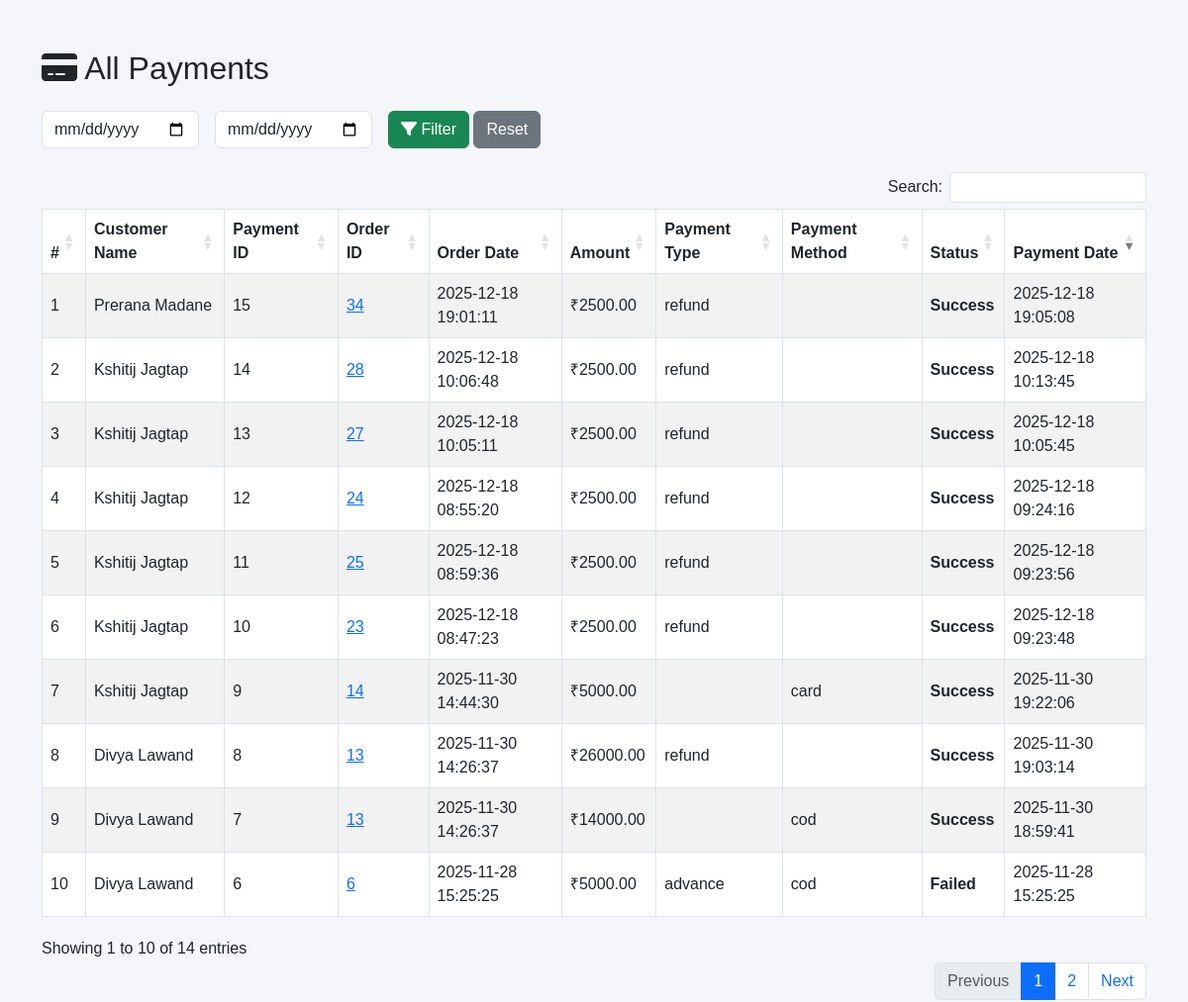
The page /payments.php on the database its author committed.
### tables this page shows
CREATE TABLE `payment` (
  `payment_id` int(11) NOT NULL,
  `order_id` int(11) DEFAULT NULL,
  `user_id` int(11) DEFAULT NULL,
  `amount` decimal(10,2) DEFAULT NULL,
  `payment_type` enum('advance','final','refund') DEFAULT NULL,
  `payment_method` enum('upi','card','netbanking','cod') DEFAULT NULL,
  `payment_status` enum('success','failed','pending') DEFAULT 'success',
  `transaction_date` timestamp NOT NULL DEFAULT current_timestamp(),
  `razorpay_order_id` varchar(255) DEFAULT NULL,
  `razorpay_payment_id` varchar(255) DEFAULT NULL,
  `charges_for` enum('advance','final','late_fee','damage_fee') DEFAULT 'advance'
);

CREATE TABLE `users` (
  `user_id` int(11) NOT NULL,
  `full_name` varchar(100) DEFAULT NULL,
  `email` varchar(100) DEFAULT NULL,
  `mobile` varchar(15) DEFAULT NULL,
  `password` varchar(255) DEFAULT NULL,
  `address` text DEFAULT NULL,
  `created_at` timestamp NOT NULL DEFAULT current_timestamp()
);

CREATE TABLE `orders` (
  `order_id` int(11) NOT NULL,
  `user_id` int(11) DEFAULT NULL,
  `order_date` timestamp NOT NULL DEFAULT current_timestamp(),
  `order_status` enum('pending','confirmed','processing','delivered','returned','cancelled') DEFAULT 'pending',
  `delivery_date` date DEFAULT NULL,
  `return_due_date` date DEFAULT NULL,
  `cancellation_deadline` timestamp NULL DEFAULT NULL,
  `total_rent_amount` decimal(10,2) DEFAULT NULL,
  `total_deposit` decimal(10,2) DEFAULT NULL,
  `advance_amount` decimal(10,2) DEFAULT NULL,
  `final_amount` decimal(10,2) DEFAULT NULL,
  `late_fee` decimal(10,2) DEFAULT 0.00,
  `damage_fee` decimal(10,2) DEFAULT 0.00,
  `refund_amount` decimal(10,2) DEFAULT 0.00,
  `total_amount_payable` decimal(10,2) DEFAULT NULL,
  `delivered_at` datetime DEFAULT NULL,
  `returned_at` datetime DEFAULT NULL,
  `final_payment_status` enum('pending','paid') DEFAULT 'pending',
  `is_overdue` tinyint(1) DEFAULT 0,
  `payment_status` enum('pending','paid') DEFAULT 'pending',
  `payment_method` varchar(20) DEFAULT NULL,
  `paid_amount` decimal(10,2) DEFAULT NULL,
  `paid_at` datetime DEFAULT NULL
);

### payments.php (the view, shortened to what this page needs)
<?php
include "../includes/db.php";
$filter_query = "";
$query = "
    SELECT p.*, o.order_date, u.full_name AS customer_name
    FROM payment p
    LEFT JOIN orders o ON p.order_id=o.order_id
    LEFT JOIN users u ON p.user_id=u.user_id
    $filter_query
    ORDER BY p.transaction_date DESC
";
$payments = mysqli_query($conn, $query);
?>
<!DOCTYPE html>
<html>
<head>
    <link href="https://cdn.jsdelivr.net/npm/bootstrap@5.3.0/dist/css/bootstrap.min.css" rel="stylesheet">
    <link href="https://cdnjs.cloudflare.com/ajax/libs/font-awesome/6.5.0/css/all.min.css" rel="stylesheet">
    <link rel="stylesheet" href="https://cdn.datatables.net/1.13.5/css/dataTables.bootstrap5.min.css">
    <link rel="stylesheet" href="https://cdn.datatables.net/buttons/2.4.1/css/buttons.bootstrap5.min.css">
</head>
<body>
<div class="container">
    <h2 class="mb-4"><i class="fa fa-credit-card"></i> All Payments</h2>
    <form method="GET" class="row g-3 mb-4">
        <div class="col-auto">
            <input type="date" name="start_date" class="form-control" placeholder="Start Date" value="<?= $_GET['start_date'] ?? '' ?>">
        </div>
        <div class="col-auto">
            <input type="date" name="end_date" class="form-control" placeholder="End Date" value="<?= $_GET['end_date'] ?? '' ?>">
        </div>
        <div class="col-auto">
            <button type="submit" class="btn btn-success"><i class="fa fa-filter"></i> Filter</button>
            <a href="payment_history.php" class="btn btn-secondary">Reset</a>
        </div>
    </form>
    <div class="table-responsive">
        <table id="paymentTable" class="table table-bordered table-striped align-middle">
            <thead>
                <tr>
                    <th>#</th>
                    <th>Customer Name</th>
                    <th>Payment ID</th>
                    <th>Order ID</th>
                    <th>Order Date</th>
                    <th>Amount</th>
                    <th>Payment Type</th>
                    <th>Payment Method</th>
                    <th>Status</th>
                    <th>Payment Date</th>
                </tr>
            </thead>
            <tbody>
                <?php
                if(mysqli_num_rows($payments) > 0){
                    $i = 1;
                    while($row = mysqli_fetch_assoc($payments)){
                        $status_class = strtolower($row['payment_status']);
                        echo "<tr>
                            <td>{$i}</td>
                            <td>{$row['customer_name']}</td>
                            <td>{$row['payment_id']}</td>
                            <td><a href='order_details.php?order_id={$row['order_id']}'>{$row['order_id']}</a></td>
                            <td>{$row['order_date']}</td>
                            <td>₹{$row['amount']}</td>
                            <td>{$row['payment_type']}</td>
                            <td>{$row['payment_method']}</td>
                            <td class='status-{$status_class}'>".ucfirst($row['payment_status'])."</td>
                            <td>{$row['transaction_date']}</td>
                        </tr>";
                        $i++;
                    }
                } else {
                    echo "<tr><td colspan='10' class='text-center'>No payment records found.</td></tr>";
                }
                ?>
            </tbody>
        </table>
    </div>
</div>
</body>
</html>

### payments.php (style rules this page uses)
body { background: #f4f6f9; font-family: 'Poppins', sans-serif; }
.container { margin-top: 50px; }
.status-success { color: #198754; font-weight: 600; }
.status-failed { color: #dc3545; font-weight: 600; }

### rows shown on the page
payment: user.full_name "Prerana Madane", payment_id "15", order "34", order.order_date "2025-12-18 19:01:11", amount "2500.00", payment_type "refund", payment_status "Success", transaction_date "2025-12-18 19:05:08"
payment: user.full_name "Kshitij Jagtap", payment_id "14", order "28", order.order_date "2025-12-18 10:06:48", amount "2500.00", payment_type "refund", payment_status "Success", transaction_date "2025-12-18 10:13:45"
payment: user.full_name "Kshitij Jagtap", payment_id "13", order "27", order.order_date "2025-12-18 10:05:11", amount "2500.00", payment_type "refund", payment_status "Success", transaction_date "2025-12-18 10:05:45"
payment: user.full_name "Kshitij Jagtap", payment_id "12", order "24", order.order_date "2025-12-18 08:55:20", amount "2500.00", payment_type "refund", payment_status "Success", transaction_date "2025-12-18 09:24:16"
payment: user.full_name "Kshitij Jagtap", payment_id "11", order "25", order.order_date "2025-12-18 08:59:36", amount "2500.00", payment_type "refund", payment_status "Success", transaction_date "2025-12-18 09:23:56"
payment: user.full_name "Kshitij Jagtap", payment_id "10", order "23", order.order_date "2025-12-18 08:47:23", amount "2500.00", payment_type "refund", payment_status "Success", transaction_date "2025-12-18 09:23:48"
payment: user.full_name "Kshitij Jagtap", payment_id "9", order "14", order.order_date "2025-11-30 14:44:30", amount "5000.00", payment_method "card", payment_status "Success", transaction_date "2025-11-30 19:22:06"
payment: user.full_name "Divya Lawand", payment_id "8", order "13", order.order_date "2025-11-30 14:26:37", amount "26000.00", payment_type "refund", payment_status "Success", transaction_date "2025-11-30 19:03:14"
payment: user.full_name "Divya Lawand", payment_id "7", order "13", order.order_date "2025-11-30 14:26:37", amount "14000.00", payment_method "cod", payment_status "Success", transaction_date "2025-11-30 18:59:41"
payment: user.full_name "Divya Lawand", payment_id "6", order "6", order.order_date "2025-11-28 15:25:25", amount "5000.00", payment_type "advance", payment_method "cod", payment_status "Failed", transaction_date "2025-11-28 15:25:25"
